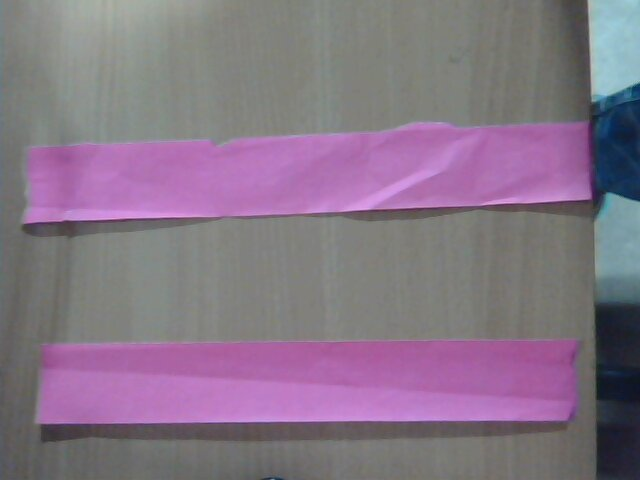
//> input picture progm/areapnkylw/2014-05-16-114558.jpg, 640 x 480 px
$ ./main 2014-05-16-114558.jpg   (built with g++ and OpenCV 4)
//> lines starting //> are read from the running program, lines starting //| are printed output that depends on the picture; after the words box and inside, x2 and y2 are one past the last pixel; in counts of white or black regions, pixels touching at a corner belong together
#include "opencv2/highgui/highgui.hpp"
#include "opencv2/imgproc/imgproc.hpp"
#include <iostream>
#include <stdio.h>
#include <stdlib.h>
#include <math.h>
using namespace cv;
using namespace std;


Mat src; Mat combine,src_gray,hsv,binary,binary2,dilated,dilated2;
int thresh = 100;
int max_thresh = 255;
RNG rng(12345);

/// Function header
void thresh_callback(int, void* );
int maxarea(float a[],int b);


/** @function main */
int main( int argc, char** argv )
{
  /// Load source image and convert it to gray
  src = imread( argv[1], 1 );
//> src is the input picture: 480 rows x 640 cols, CV_8UC3; mean B, G, R 134.3, 116.7, 133.5

  Mat image;
	image.create(src.size(),src.type());

cvtColor(src, hsv, CV_BGR2HSV);
//> hsv: 480 rows x 640 cols, CV_8UC3; mean H, S, V 83.5, 43.2, 138.2
	/*imshow("HSV",hsv);*/
    inRange(hsv, Scalar(157, 72, 156), Scalar(180, 169, 255), binary);
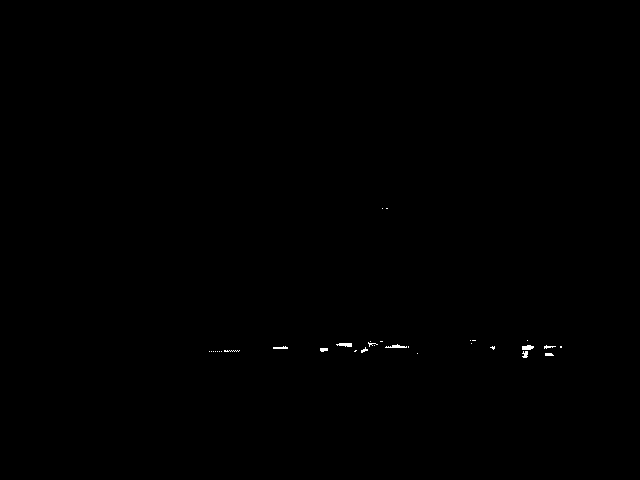
//> binary: 480 rows x 640 cols, CV_8UC1; 0.12% white in thin lines or dots, all inside (x1, y1, x2, y2) = (209, 208, 562, 358)
	inRange(hsv, Scalar(20, 100, 100), Scalar(30, 255, 255), binary2);
//> binary2: 480 rows x 640 cols, CV_8UC1; every value is 0

image=binary | binary2;
/*cvtColor( image,combine, CV_GRAY2BGR );
imshow("combine",image);*/


    imshow("binary",binary);
 imshow("binary2",binary2);
cv::Mat elements(7,7,CV_8U,cv::Scalar(1));
         cv::dilate(image,dilated,elements);
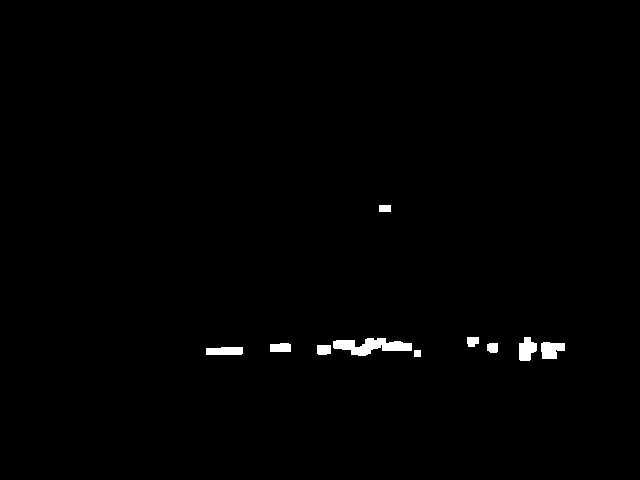
//> dilated: 480 rows x 640 cols, CV_8UC1; 0.77% white; 10 white regions, largest, box (x1, y1, x2, y2) and area: (333, 338, 412, 356) 814, (541, 342, 565, 359) 318, (519, 337, 537, 361) 315
	imshow("dilated",dilated);

 char* source_window = "Source";
  namedWindow( source_window, CV_WINDOW_AUTOSIZE );
  imshow( source_window, src );
  createTrackbar( " Canny thresh:", "Source", &thresh, max_thresh, thresh_callback );
  thresh_callback( 0, 0 );

  waitKey(0);
  return(0);
}

/** @function thresh_callback */
void thresh_callback(int, void* )
{
  Mat canny_output;
  vector<vector<Point> > contours;
  vector<Vec4i> hierarchy;

  /// Detect edges using canny
  Canny( dilated, canny_output, thresh, thresh*2, 3 );
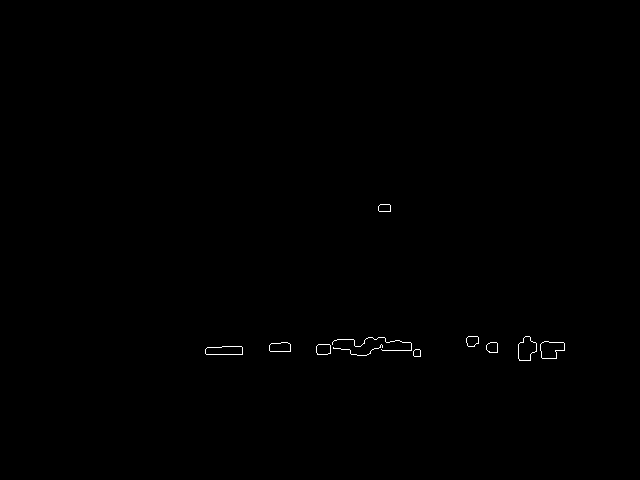
//> canny_output: 480 rows x 640 cols, CV_8UC1; 0.21% white in thin lines or dots, all inside (x1, y1, x2, y2) = (205, 204, 565, 361)
  /// Find contours
  findContours( canny_output, contours, hierarchy, CV_RETR_TREE, CV_CHAIN_APPROX_SIMPLE, Point(0, 0) );
//> contours = 20 contours, 2 with area under 20; largest, box (x1, y1, x2, y2) and area: (518, 336, 537, 361) 316, (540, 341, 565, 359) 314, (518, 336, 537, 361) 314, (540, 341, 565, 359) 312, (205, 346, 243, 355) 276


  Mat drawing = Mat::zeros( canny_output.size(), CV_8UC3 );
vector<RotatedRect> minRect( contours.size() );
for( int i = 0; i < contours.size(); i++ )
    {
       minRect[i] = minAreaRect( Mat(contours[i]) );
    }
//> this loop made 20 passes

float area[contours.size()];
for( int i = 0; i< contours.size(); i++ )
  {

	Point2f rect_points[4]; minRect[i].points( rect_points );
	area[i] =  (minRect[i].size.width)*(minRect[i].size.height);
  }
     int z=maxarea(area,contours.size());
//> the loop in maxarea, `for(int i=0;i<b;i++)` made 20 passes
//> max on passes 1 to 12: 49, 49, 296, 296, 493, 493, 493, 493, 493, 493, 493, 493
//> after the loop in maxarea, `for(int i=0;i<b;i++)`: max = 1027; c = 13
//> z = 13
	Point2f rect_points[4]; minRect[z].points( rect_points );
//> rect_points = 4 Points (x, y): [411, 350], [332, 350], [332, 337], [411, 337]
	for(int j=0;j<4;j++)
	{
		Scalar color = Scalar( rng.uniform(0, 255), rng.uniform(0,255), rng.uniform(0,255) );
	 	line( drawing, rect_points[j], rect_points[(j+1)%4], color, 1, 8 );
	}

	printf("x=%f, y=%f \n",minRect[z].center.x ,minRect[z].center.y);
//| x=371.500000, y=343.500000
	printf("angle =%f\n",minRect[z].angle);
//| angle =-90.000000
       imshow( "drawing", drawing );


 /* /// Get the moments
  vector<Moments> mu(contours.size() );
  for( int i = 0; i < contours.size(); i++ )
     { mu[i] = moments( contours[i], false ); }

  ///  Get the mass centers:
  vector<Point2f> mc( contours.size() );
  for( int i = 0; i < contours.size(); i++ )
     { mc[i] = Point2f( mu[i].m10/mu[i].m00 , mu[i].m01/mu[i].m00 ); }

  /// Draw contours
  Mat drawing = Mat::zeros( canny_output.size(), CV_8UC3 );
  for( int i = 0; i< contours.size(); i++ )
     {
       Scalar color = Scalar( rng.uniform(0, 255), rng.uniform(0,255), rng.uniform(0,255) );
       if((mu[i].m00)!=0)
       drawContours( drawing, contours, i, color, 2, 8, hierarchy, 0, Point() );
       /*circle( drawing, mc[i], 4, color, -1, 8, 0 );*/


  /*/// Show in a window
  namedWindow( "Contours", CV_WINDOW_AUTOSIZE );
  imshow( "Contours", drawing );

  /// Calculate the area with the moments 00 and compare with the result of the OpenCV function
  printf("\t Info: Area and Contour Length \n");
  for( int i = 0; i< contours.size(); i++ )
     {
	if((mu[i].m00)!=0)
       printf(" * Contour[%d] - Area (M_00) = %.2f - Area OpenCV: %.2f - Length: %.2f \n", i, mu[i].m00, contourArea(contours[i]), arcLength( contours[i], true ) );
       /*Scalar color = Scalar( rng.uniform(0, 255), rng.uniform(0,255), rng.uniform(0,255) );
       drawContours( drawing, contours, i, color, 2, 8, hierarchy, 0, Point() );
       circle( drawing, mc[i], 4, color, -1, 8, 0 );*/

  /*for( int i = 0; i < contours.size(); i++ )
    {
	/*if(contourArea(contours[i])>50)*/
	/*printf(" contour[%d] - centroid x =%f \n ",i,mc[i].x);
        printf(" contour[%d] - centroid y = %f \n ",i,mc[i].y);
	}
   printf("no of countours = %d",contours.size());*/
}
int maxarea(float a[],int b)
{
	int max=0,c;
	for(int i=0;i<b;i++)
	{
		if(a[i]>max)
		{max=a[i];c=i;}
		else max=max;
	}
	return c;
}

$ run again, on progm/areapnkylw/2014-05-21-114737.jpg
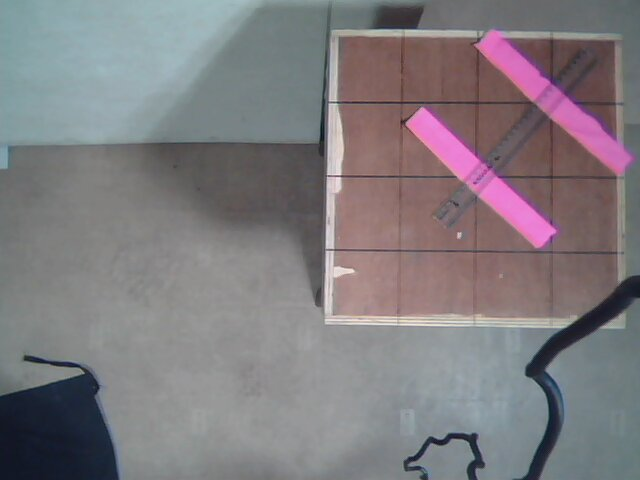
//> input picture progm/areapnkylw/2014-05-21-114737.jpg, 640 x 480 px
//> src is the input picture: 480 rows x 640 cols, CV_8UC3; mean B, G, R 126.9, 122.9, 127.4
//> hsv: 480 rows x 640 cols, CV_8UC3; mean H, S, V 78, 34.6, 134.6
//> `inRange(hsv, Scalar(157, 72, 156), Scalar(180, 169, 255), binary);`:
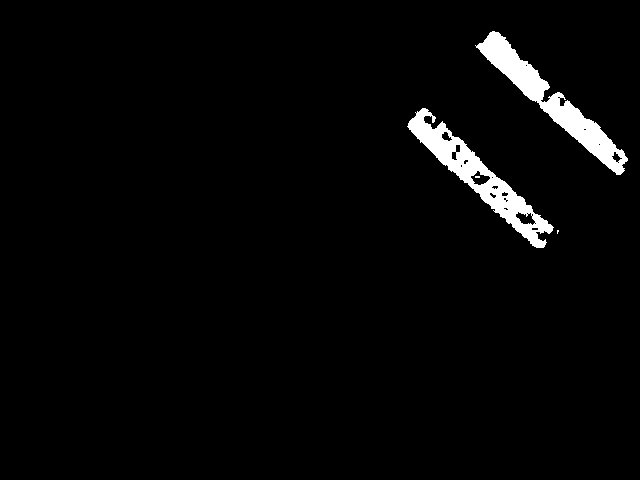
//> binary: 480 rows x 640 cols, CV_8UC1; 2.8% white; 4 white regions (2 under 20 px), largest, box (x1, y1, x2, y2) and area: (475, 31, 628, 175) 4312, (407, 108, 554, 248) 4278
//> binary2: 480 rows x 640 cols, CV_8UC1; every value is 0
//> dilated: 480 rows x 640 cols, CV_8UC1; 4.3% white; 2 white regions, box (x1, y1, x2, y2) and area: (404, 105, 562, 251) 6776, (472, 28, 631, 178) 6326
//> in thresh_callback, `Canny( dilated, canny_output, thresh, thresh*2, 3 );`:
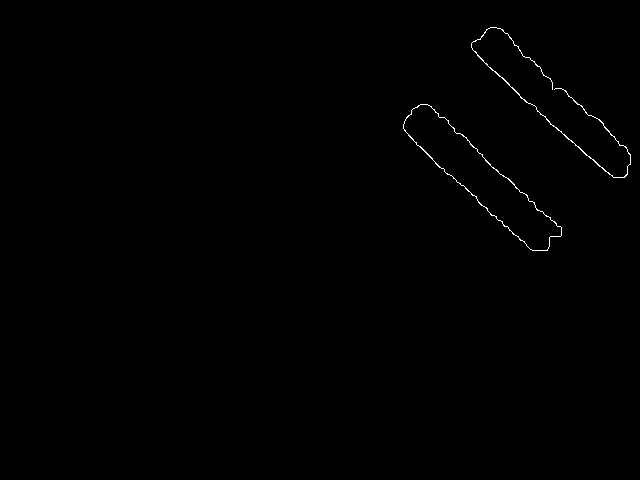
//> canny_output: 480 rows x 640 cols, CV_8UC1; 0.32% white in thin lines or dots, all inside (x1, y1, x2, y2) = (403, 27, 631, 251)
//> contours = 3 contours; box (x1, y1, x2, y2) and area: (403, 104, 562, 251) 6806, (403, 104, 562, 251) 6720, (471, 27, 631, 178) 122
//> the loop in thresh_callback, `for( int i = 0; i < contours.size(); i++ )` made 3 passes
//> the loop in thresh_callback, `for( int i = 0; i< contours.size(); i++ )` made 3 passes
//> the loop in maxarea, `for(int i=0;i<b;i++)` made 3 passes
//> after the loop in maxarea, `for(int i=0;i<b;i++)`: max = 7868; c = 0
//> in thresh_callback, `Point2f rect_points[4]; minRect[z].points( rect_points );`: rect_points = 4 Points (x, y): [537.5, 260], [395.8, 126.2], [423.4, 96.82], [565.2, 230.7]
//| x=480.483643, y=178.429047
//| angle =-46.636578
